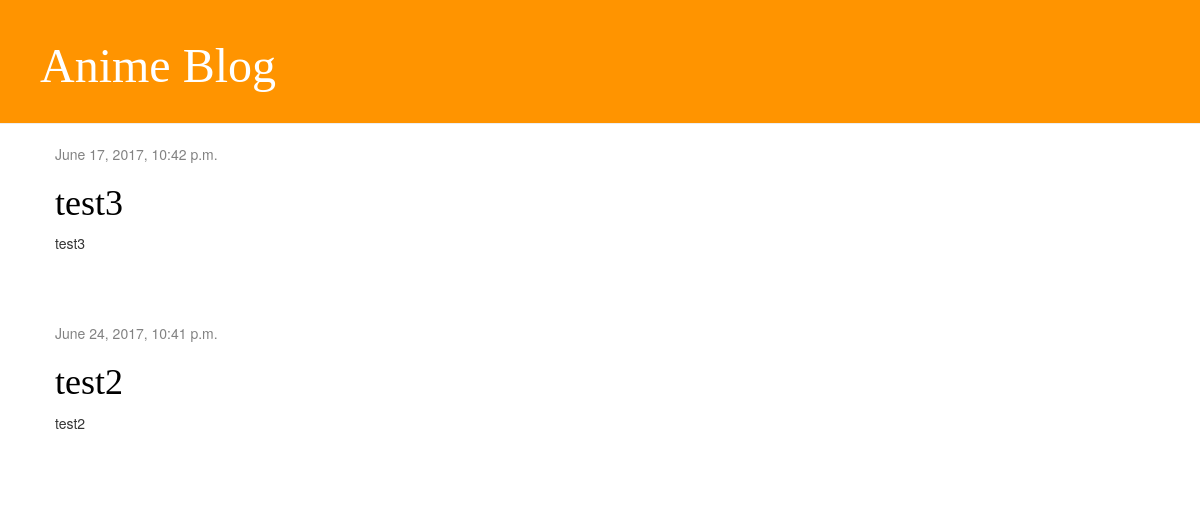
The app's page /, older data.
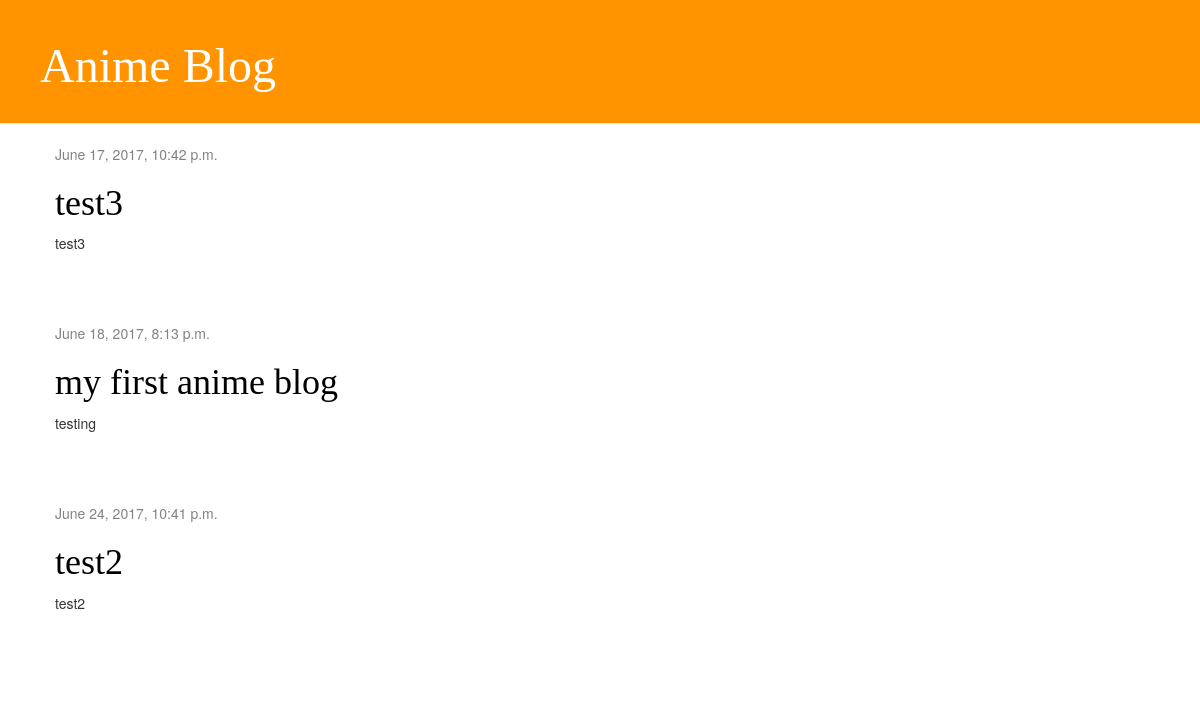
The same page, newer data.
### blog/models.py (models this page shows, shortened)
class Post(models.Model):
    author = models.ForeignKey('auth.User')
    title = models.CharField(max_length=200)
    text = models.TextField()
    created_date = models.DateTimeField(
            default=timezone.now)
    published_date = models.DateTimeField(
            blank=True, null=True)

### blog/views.py (the view)
# urls.py: url(r'^$', views.post_list, name='post_list'),
def post_list(request):
    posts = Post.objects.filter(published_date__lte=timezone.now()).order_by('published_date')
    return render(request, 'blog/post_list.html', {'posts': posts})

### blog/templates/blog/post_list.html (shortened to what this page needs)
{% extends 'blog/base.html' %}
{% load staticfiles %}
             {% block content %}
                {% for post in posts %}
                    <div class="post">
                        <div class="date">
                            {{ post.published_date }}
                        </div>
                           <h1><a href="{% url 'post_detail' pk=post.pk %}">{{ post.title }}</a></h1>
                        <p>{{ post.text|linebreaksbr }}</p>
                    </div>
                {% endfor %}
             {% endblock %}

Row changes from the older to the newer data that the page shows:
added Post: published_date "June 18, 2017, 8:13 p.m.", title "my first anime blog", text "testing"
